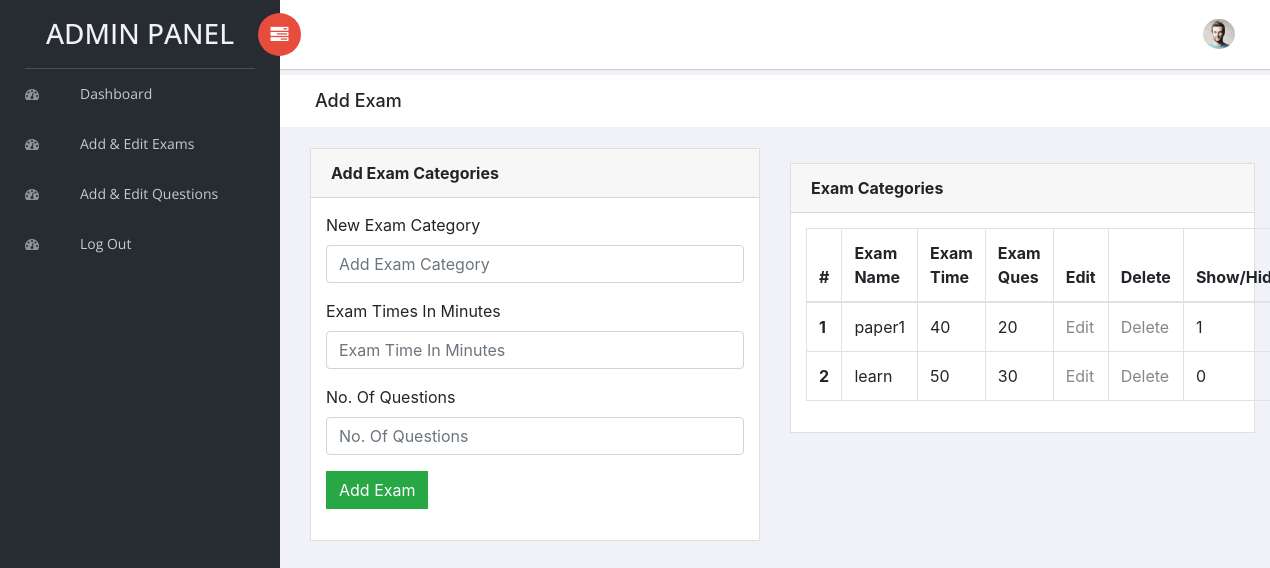
The page /admin/exam_category.php (signed in) on the database its author committed.
### tables this page shows
CREATE TABLE `exam_category` (
  `id` int(5) NOT NULL,
  `category` varchar(100) NOT NULL,
  `exam_time_in_minutes` varchar(10) NOT NULL,
  `exam_questions` varchar(5) NOT NULL,
  `hide_show` int(1) NOT NULL DEFAULT 1
);

### admin/exam_category.php (the view, shortened to what this page needs)
<?php
include "../connection.php";
    ?>
<!doctype html>
<html class="no-js" lang="en">
<head>
    <link rel="stylesheet" href="vendors/bootstrap/dist/css/bootstrap.min.css">
    <link rel="stylesheet" href="vendors/font-awesome/css/font-awesome.min.css">
    <link rel="stylesheet" href="vendors/themify-icons/css/themify-icons.css">
    <link rel="stylesheet" href="vendors/flag-icon-css/css/flag-icon.min.css">
    <link rel="stylesheet" href="vendors/selectFX/css/cs-skin-elastic.css">
    <link rel="stylesheet" href="assets/css/style.css">
</head>
<body>
    <aside id="left-panel" class="left-panel">
        <nav class="navbar navbar-expand-sm navbar-default">
            <div class="navbar-header">
                <a class="navbar-brand" ><h3>ADMIN PANEL</h3></a>
            </div>
            <div id="main-menu" class="main-menu collapse navbar-collapse">
                <ul class="nav navbar-nav">
                    <li>
                        <a href="main.php"> <i class="menu-icon fa fa-dashboard"></i>Dashboard </a>
                    </li>
                    <li>
                        <a href="exam_category.php"> <i class="menu-icon fa fa-dashboard"></i>Add & Edit Exams </a>
                    </li>
                    <li>
                        <a href="add_edit_exam_ques.php"> <i class="menu-icon fa fa-dashboard"></i>Add & Edit Questions </a>
                    </li>
                    <li>
                        <a href="logout.php"> <i class="menu-icon fa fa-dashboard"></i>Log Out </a>
                    </li>
                </ul>
            </div>
        </nav>
    </aside>
    <div id="right-panel" class="right-panel">
        <header id="header" class="header">
            <div class="header-menu">
                <div class="col-sm-7">
                    <a id="menuToggle" class="menutoggle pull-left"><i class="fa fa fa-tasks"></i></a>
                </div>
                <div class="col-sm-5">
                    <div class="user-area dropdown float-right">
                        <a href="#" class="dropdown-toggle" data-toggle="dropdown" aria-haspopup="true" aria-expanded="false">
                            <img class="user-avatar rounded-circle" src="images/admin.jpg" alt="User Avatar">
                        </a>
                    </div>
                </div>
            </div>
        </header>
        <div class="breadcrumbs">
            <div class="col-sm-4">
                <div class="page-header float-left">
                    <div class="page-title">
                        <h1>Add Exam</h1>
                    </div>
                </div>
            </div>
            <div class="col-sm-8">
                <div class="page-header float-right">
                </div>
            </div>
        </div>
<form action="" name="form1" method="POST">
<div class="card-body">
        <div class="col-lg-6">
                        <div class="card">
                            <div class="card-header"><strong>Add Exam Categories</strong>
                        </div>
                            <div class="card-body card-block">
                                <div class="form-group"><label for="company" class=" form-control-label">New Exam Category</label>
                                <input type="text" name="examname" placeholder="Add Exam Category" class="form-control">
                            </div>
                                    <div class="form-group"><label for="vat" class=" form-control-label">Exam Times In Minutes</label>
                                    <input type="text" name="examtime" placeholder="Exam Time In Minutes" class="form-control">
                                </div>
                                    <div class="form-group"><label for="vat" class=" form-control-label">No. Of Questions</label>
                                    <input type="text" name="examques" placeholder="No. Of Questions" class="form-control">
                                </div>
                                    <div class="form-group">
                                        <input type="submit" name="submit1" value="Add Exam" class="btn btn-success">
                                    </div>
                                </div>
    </div>
</div>
</div>
<div class="col-lg-6">
                        <div class="card">
                            <div class="card-header">
                                <strong class="card-title">Exam Categories</strong>
                            </div>
                            <div class="card-body">
                                <table class="table table-bordered">
                                    <thead>
                                        <tr>
                                            <th scope="col">#</th>
                                            <th scope="col">Exam Name</th>
                                            <th scope="col">Exam Time</th>
                                            <th scope="col">Exam Ques</th>
                                            <th scope="col">Edit</th>
                                            <th scope="col">Delete</th>
                                            <th scope="col">Show/Hide</th>
                                        </tr>
                                    </thead>
                                    <tbody>
                            <?php
                            $count=0;
                             $res=mysqli_query($link,"select * from exam_category ");
                             while($row=mysqli_fetch_array($res))
                             {
                                 $count=$count+1;
                                 ?>
                                <tr>
                                            <th scope="row"><?php echo $count; ?></th>
                                            <td><?php echo $row["category"]; ?></td>
                                            <td><?php echo $row["exam_time_in_minutes"]; ?></td>
                                            <td><?php echo $row["exam_questions"]; ?></td>
                                            <td> <a href="edit_exam.php?id=<?php echo $row["id"];?>">Edit</a></td>
                                            <td><a href="delete.php?id=<?php echo $row["id"];?>">Delete</a></td>
                                            <td><?php echo $row["hide_show"]; ?></td>
                                        </tr>
                                 <?php
                             }
                            ?>
                                    </tbody>
                                </table>
                            </div>
                        </div>
                    </div>
                    </div>
</body>
</html>

### rows shown on the page
exam_category: category "paper1", exam_time_in_minutes "40", exam_questions "20", hide_show "1"
exam_category: category "learn", exam_time_in_minutes "50", exam_questions "30", hide_show "0"
